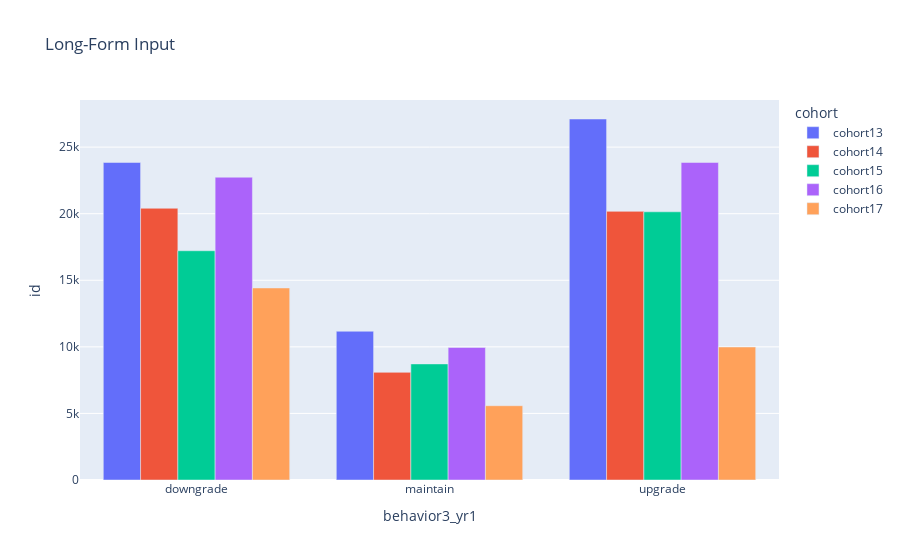

This figure's notebook cell:
### Code cell
fig = px.bar(yr1_retain, x="behavior3_yr1", y="id", color="cohort", title="Long-Form Input", barmode='group')
fig.show()

### Figure 1 — Plotly figure (JSON) as saved in the notebook; plotly's stock layout.template omitted (floating-point values rounded to 4 significant figures)
{"data": [{"alignmentgroup": "True", "hovertemplate": "cohort=cohort13<br>behavior3_yr1=%{x}<br>id=%{y}<extra></extra>", "legendgroup": "cohort13", "marker": {"color": "#636efa"}, "name": "cohort13", "offsetgroup": "cohort13", "orientation": "v", "showlegend": true, "textposition": "auto", "type": "bar", "x": ["downgrade", "maintain", "upgrade"], "xaxis": "x", "y": [23847, 11171, 27112], "yaxis": "y"}, {"alignmentgroup": "True", "hovertemplate": "cohort=cohort14<br>behavior3_yr1=%{x}<br>id=%{y}<extra></extra>", "legendgroup": "cohort14", "marker": {"color": "#EF553B"}, "name": "cohort14", "offsetgroup": "cohort14", "orientation": "v", "showlegend": true, "textposition": "auto", "type": "bar", "x": ["downgrade", "maintain", "upgrade"], "xaxis": "x", "y": [20407, 8085, 20175], "yaxis": "y"}, {"alignmentgroup": "True", "hovertemplate": "cohort=cohort15<br>behavior3_yr1=%{x}<br>id=%{y}<extra></extra>", "legendgroup": "cohort15", "marker": {"color": "#00cc96"}, "name": "cohort15", "offsetgroup": "cohort15", "orientation": "v", "showlegend": true, "textposition": "auto", "type": "bar", "x": ["downgrade", "maintain", "upgrade"], "xaxis": "x", "y": [17217, 8719, 20142], "yaxis": "y"}, {"alignmentgroup": "True", "hovertemplate": "cohort=cohort16<br>behavior3_yr1=%{x}<br>id=%{y}<extra></extra>", "legendgroup": "cohort16", "marker": {"color": "#ab63fa"}, "name": "cohort16", "offsetgroup": "cohort16", "orientation": "v", "showlegend": true, "textposition": "auto", "type": "bar", "x": ["downgrade", "maintain", "upgrade"], "xaxis": "x", "y": [22740, 9951, 23847], "yaxis": "y"}, {"alignmentgroup": "True", "hovertemplate": "cohort=cohort17<br>behavior3_yr1=%{x}<br>id=%{y}<extra></extra>", "legendgroup": "cohort17", "marker": {"color": "#FFA15A"}, "name": "cohort17", "offsetgroup": "cohort17", "orientation": "v", "showlegend": true, "textposition": "auto", "type": "bar", "x": ["downgrade", "maintain", "upgrade"], "xaxis": "x", "y": [14423, 5578, 9989], "yaxis": "y"}], "layout": {"barmode": "group", "legend": {"title": {"text": "cohort"}, "tracegroupgap": 0}, "title": {"text": "Long-Form Input"}, "xaxis": {"anchor": "y", "domain": [0, 1], "title": {"text": "behavior3_yr1"}}, "yaxis": {"anchor": "x", "domain": [0, 1], "title": {"text": "id"}}}}
